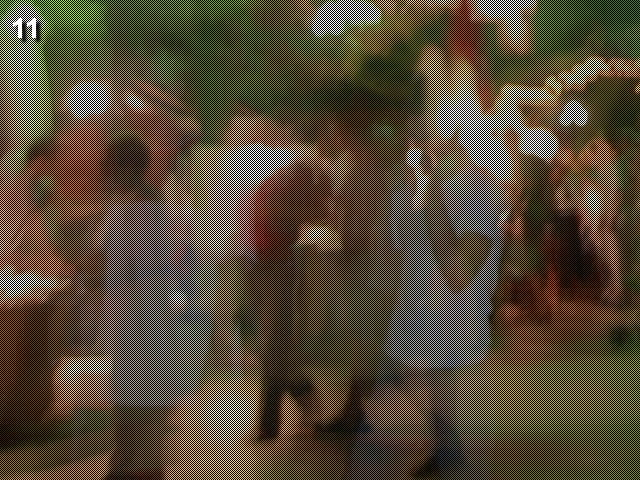
#> input picture 1-17/figs/cave.jpg, 640 x 480 px, found by its file name
$ python 11.py
#> lines starting #> are read from the running program, lines starting #| are printed output that depends on the picture
from PIL import Image
import numpy as np

im = Image.open('cave.jpg')
#> im is the input picture: PIL image 640x480 RGB; mean R, G, B 85.8, 73.7, 57.3
L = list(im.getdata())
#> L = 307200 items
a = np.array(im)
# print len(L)   # 307200 = 640 wd * 480 ht, triplets

b = list()

for i,row in enumerate(a):
    if i % 2 == 1:
        sL = [row[j] for j in range(1,len(row),2)]
    else:
        sL = [row[j] for j in range(0,len(row),2)]
    sub = np.array(sL)
    b.append(sub)
#> after the loop, b = 480 items

b = np.array(b, dtype='uint8')
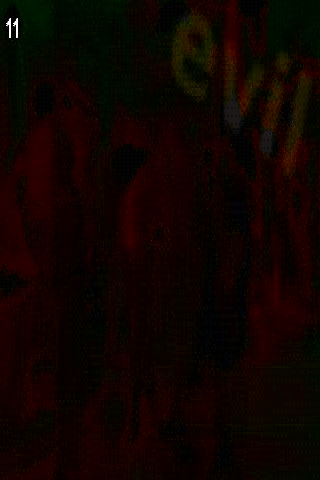
#> b: shape (480, 320, 3); mean of channels 0, 1, 2 15.5, 4, 0.4; drawn as R, G, B
# print b.shape
#(480, 320, 3)

im2 = Image.fromarray(b)
im2.save('new.jpg')
